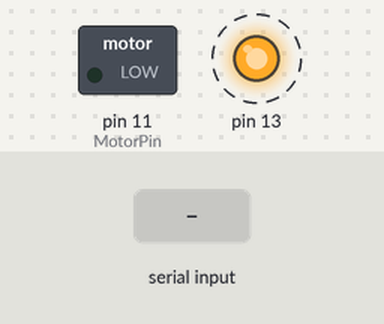
Bench run of a sketch on a simulated Arduino Uno, built with avr-gcc and run on an emulated ATmega328P. Parts: switched loads named in the sketch (green lamp = pin HIGH), output pins drawn as LEDs (lit = HIGH). Dashed ring = blinking. The inputs (shaded band) are chosen by the test bench.

Above: at 0.8 s.
1.3 s: "90,45\n" received over Serial
At 2.4 s:
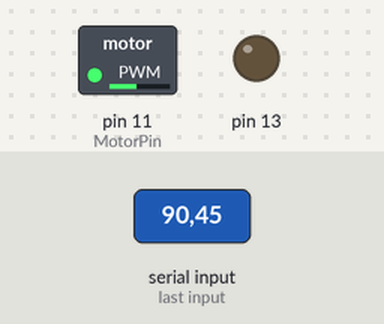
4.3 s: "5\n" received over Serial
At 5.4 s:
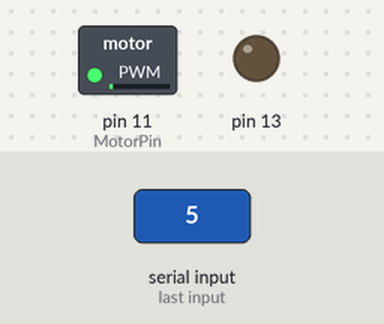
Timing chart, 0 to 13.3 s (numbered marks = the images above; inputs shaded):
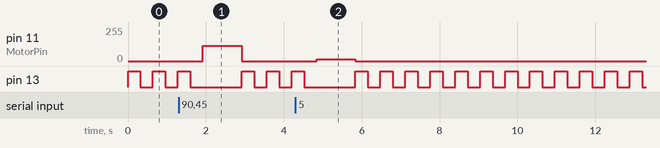

The sketch:

MotorController.ino
```cpp
#define MotorPin 11 // Пин к которому подключаем мотор. Обязательно должен быть PWM.
#define BaudRate 9600 // Скорость передачи (9600/19200/115200).
int data = 50; // Скорость мотора на старте
void setup() {
  Serial.begin(BaudRate); // Скорость передачи.
  pinMode(MotorPin, OUTPUT); // Режим пина к которому подключается мотор - Выход.
  pinMode(13, OUTPUT); //Режим пина встроенного 13'ого светодиода - Выход.
}
void loop() {
  if(Serial.available()){ // Проверяем готовность последовательного порта.
    data = map(Serial.parseInt(),0,100,0,255); // Преобразуем входящие числа от 0 до 100 -> от 0 до 255.
    analogWrite(MotorPin, data); // Отправляем ШИМ сигнал на пин к которому подключен мотор.
  }
  else{ // Всё остальное время мигает 13 светодиод означающий что никакой передачи не идет в данный момент времени.
    digitalWrite(13, HIGH);
    delay(320);
    digitalWrite(13, LOW);
    delay(320);
    }
}
```

Measured:
- after the input at 1.3 s, pin 11 (MotorPin): 0/255 → 114/255 after 0.62 s, → 0/255 1.0 s later
- after the input at 4.3 s, pin 11 (MotorPin): 0/255 → 12/255 after 0.54 s, → 0/255 1.0 s later
- by itself, pin 13: repeats every 0.64 s: HIGH 0.32 s, LOW 0.32 s
